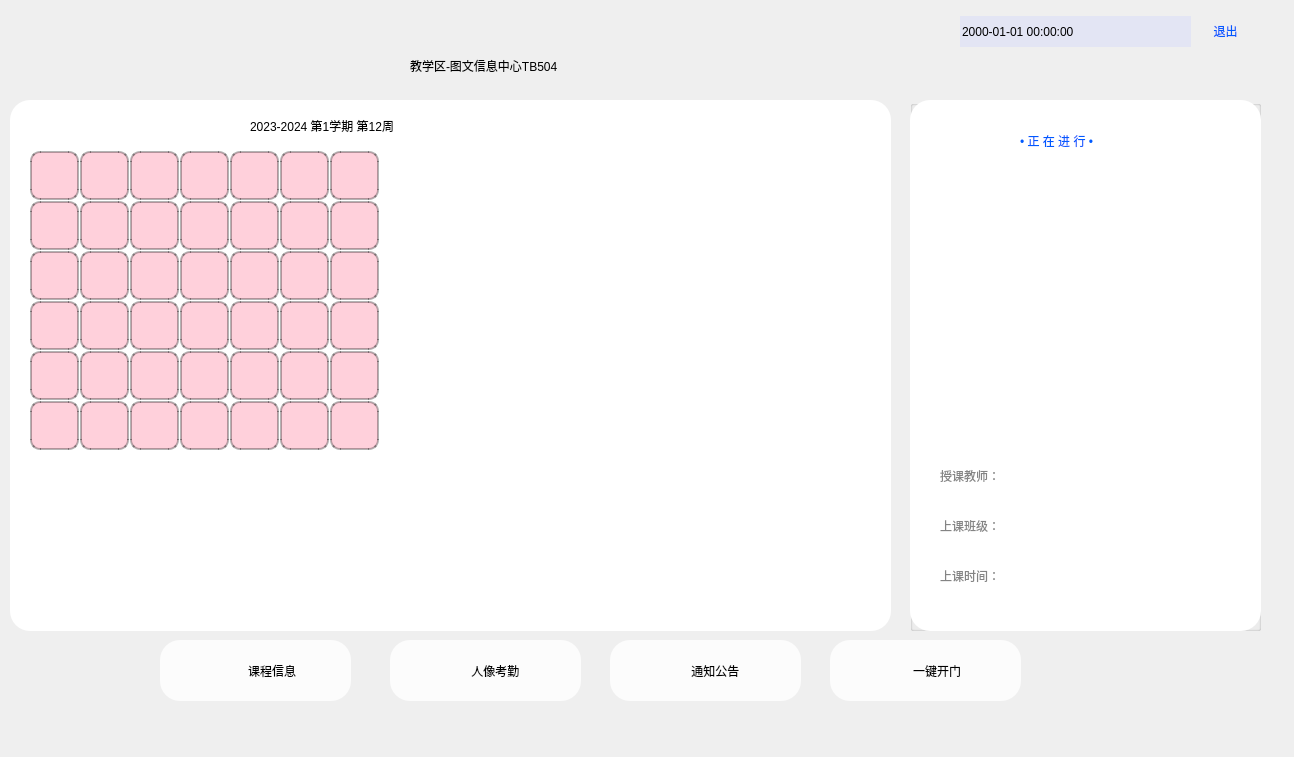
<?xml version="1.0" encoding="UTF-8"?>
<ui version="4.0">
 <class>window_classInfor</class>
 <widget class="QMainWindow" name="window_classInfor">
  <property name="geometry">
   <rect>
    <x>0</x>
    <y>0</y>
    <width>1294</width>
    <height>757</height>
   </rect>
  </property>
  <property name="windowTitle">
   <string>window_classInfor</string>
  </property>
  <widget class="QWidget" name="centralwidget">
   <property name="styleSheet">
    <string notr="true"/>
   </property>
   <widget class="QLabel" name="label_background">
    <property name="enabled">
     <bool>true</bool>
    </property>
    <property name="geometry">
     <rect>
      <x>0</x>
      <y>0</y>
      <width>1280</width>
      <height>720</height>
     </rect>
    </property>
    <property name="styleSheet">
     <string notr="true">QLabel {
background-image: url('resource/background2.jpg');
border-radius: 15px;
}</string>
    </property>
    <property name="text">
     <string/>
    </property>
    <property name="scaledContents">
     <bool>false</bool>
    </property>
   </widget>
   <widget class="QLabel" name="label_logo">
    <property name="geometry">
     <rect>
      <x>0</x>
      <y>10</y>
      <width>191</width>
      <height>41</height>
     </rect>
    </property>
    <property name="styleSheet">
     <string notr="true">
border-radius:15px;</string>
    </property>
    <property name="text">
     <string/>
    </property>
    <property name="pixmap">
     <pixmap>resource/logo2.png</pixmap>
    </property>
    <property name="scaledContents">
     <bool>true</bool>
    </property>
   </widget>
   <widget class="QPushButton" name="BT_exit">
    <property name="geometry">
     <rect>
      <x>1200</x>
      <y>10</y>
      <width>51</width>
      <height>41</height>
     </rect>
    </property>
    <property name="styleSheet">
     <string notr="true">QPushButton{
border-radius:20px;
font: 16pt &quot;楷体&quot; blod;
color: rgb(0, 90, 255);
}

</string>
    </property>
    <property name="text">
     <string>退出</string>
    </property>
   </widget>
   <widget class="QGroupBox" name="groupBox_1">
    <property name="geometry">
     <rect>
      <x>10</x>
      <y>100</y>
      <width>881</width>
      <height>531</height>
     </rect>
    </property>
    <property name="styleSheet">
     <string notr="true">border-radius:20px;
background-color: rgb(255, 255, 255);</string>
    </property>
    <property name="title">
     <string/>
    </property>
    <widget class="QTableWidget" name="tableWidget">
     <property name="geometry">
      <rect>
       <x>20</x>
       <y>51</y>
       <width>831</width>
       <height>461</height>
      </rect>
     </property>
     <property name="font">
      <font>
       <family>微软雅黑 blod</family>
       <pointsize>10</pointsize>
       <weight>50</weight>
       <italic>false</italic>
       <bold>false</bold>
      </font>
     </property>
     <property name="toolTip">
      <string>&lt;html&gt;&lt;head/&gt;&lt;body&gt;&lt;p&gt;&lt;br/&gt;&lt;/p&gt;&lt;/body&gt;&lt;/html&gt;</string>
     </property>
     <property name="styleSheet">
      <string notr="true">QTableWidget::item::selected
{     
    background:rgba(0,170,255,0.4);
}

QTableWidget::item {
	
	background-color: rgba(255, 138, 165,0.4);
	border-radius: 10px;
    border: 2px solid rgba(0,0,0,0.3);
}

QTableWidget{font: 10pt &quot;微软雅黑&quot; blod;}
 </string>
     </property>
     <property name="editTriggers">
      <set>QAbstractItemView::NoEditTriggers</set>
     </property>
     <property name="showGrid">
      <bool>true</bool>
     </property>
     <property name="gridStyle">
      <enum>Qt::NoPen</enum>
     </property>
     <property name="rowCount">
      <number>6</number>
     </property>
     <property name="columnCount">
      <number>7</number>
     </property>
     <attribute name="horizontalHeaderVisible">
      <bool>false</bool>
     </attribute>
     <attribute name="horizontalHeaderDefaultSectionSize">
      <number>50</number>
     </attribute>
     <attribute name="verticalHeaderVisible">
      <bool>false</bool>
     </attribute>
     <attribute name="verticalHeaderDefaultSectionSize">
      <number>50</number>
     </attribute>
     <row>
      <property name="text">
       <string>New Row</string>
      </property>
     </row>
     <row>
      <property name="text">
       <string>New Row</string>
      </property>
     </row>
     <row>
      <property name="text">
       <string>New Row</string>
      </property>
     </row>
     <row>
      <property name="text">
       <string>New Row</string>
      </property>
     </row>
     <row>
      <property name="text">
       <string>New Row</string>
      </property>
     </row>
     <row>
      <property name="text">
       <string>New Row</string>
      </property>
     </row>
     <column/>
     <column/>
     <column/>
     <column/>
     <column/>
     <column/>
     <column/>
    </widget>
    <widget class="QLabel" name="label">
     <property name="geometry">
      <rect>
       <x>240</x>
       <y>0</y>
       <width>371</width>
       <height>51</height>
      </rect>
     </property>
     <property name="styleSheet">
      <string notr="true">font: 20pt &quot;华文中宋&quot; blod;</string>
     </property>
     <property name="text">
      <string>2023-2024 第1学期 第12周</string>
     </property>
    </widget>
   </widget>
   <widget class="QGroupBox" name="groupBox_2">
    <property name="geometry">
     <rect>
      <x>910</x>
      <y>100</y>
      <width>351</width>
      <height>531</height>
     </rect>
    </property>
    <property name="title">
     <string/>
    </property>
    <widget class="QLabel" name="label_background2">
     <property name="geometry">
      <rect>
       <x>0</x>
       <y>0</y>
       <width>351</width>
       <height>531</height>
      </rect>
     </property>
     <property name="styleSheet">
      <string notr="true">QLabel {
border-radius:20px;
background-color: rgb(255, 255, 255);
}</string>
     </property>
     <property name="text">
      <string/>
     </property>
     <property name="scaledContents">
      <bool>false</bool>
     </property>
    </widget>
    <widget class="QLabel" name="label_2">
     <property name="geometry">
      <rect>
       <x>110</x>
       <y>20</y>
       <width>151</width>
       <height>41</height>
      </rect>
     </property>
     <property name="styleSheet">
      <string notr="true">border-radius:20px;
font: 75 16pt &quot;微软雅黑&quot;;
color: rgb(0, 90, 255);</string>
     </property>
     <property name="text">
      <string>• 正 在 进 行 •</string>
     </property>
    </widget>
    <widget class="QLabel" name="label_course">
     <property name="geometry">
      <rect>
       <x>20</x>
       <y>60</y>
       <width>321</width>
       <height>41</height>
      </rect>
     </property>
     <property name="styleSheet">
      <string notr="true">
font: 75 16pt &quot;微软雅黑&quot;;</string>
     </property>
     <property name="text">
      <string/>
     </property>
     <property name="alignment">
      <set>Qt::AlignCenter</set>
     </property>
    </widget>
    <widget class="QLabel" name="label_image">
     <property name="geometry">
      <rect>
       <x>100</x>
       <y>120</y>
       <width>180</width>
       <height>180</height>
      </rect>
     </property>
     <property name="styleSheet">
      <string notr="true"/>
     </property>
     <property name="text">
      <string/>
     </property>
     <property name="scaledContents">
      <bool>true</bool>
     </property>
    </widget>
    <widget class="QLabel" name="label_4">
     <property name="geometry">
      <rect>
       <x>30</x>
       <y>360</y>
       <width>71</width>
       <height>31</height>
      </rect>
     </property>
     <property name="styleSheet">
      <string notr="true">font: 75 10pt &quot;微软雅黑&quot;;

color: rgb(132, 132, 132);</string>
     </property>
     <property name="text">
      <string>授课教师：</string>
     </property>
    </widget>
    <widget class="QLabel" name="label_teacher">
     <property name="geometry">
      <rect>
       <x>110</x>
       <y>360</y>
       <width>221</width>
       <height>31</height>
      </rect>
     </property>
     <property name="styleSheet">
      <string notr="true">font: 75 11pt &quot;微软雅黑&quot;;
</string>
     </property>
     <property name="text">
      <string/>
     </property>
    </widget>
    <widget class="QLabel" name="label_5">
     <property name="geometry">
      <rect>
       <x>30</x>
       <y>410</y>
       <width>71</width>
       <height>31</height>
      </rect>
     </property>
     <property name="styleSheet">
      <string notr="true">font: 75 10pt &quot;微软雅黑&quot;;

color: rgb(132, 132, 132);</string>
     </property>
     <property name="text">
      <string>上课班级：</string>
     </property>
    </widget>
    <widget class="QLabel" name="label_Class">
     <property name="geometry">
      <rect>
       <x>110</x>
       <y>410</y>
       <width>221</width>
       <height>31</height>
      </rect>
     </property>
     <property name="styleSheet">
      <string notr="true">font: 75 10pt &quot;微软雅黑&quot;;
</string>
     </property>
     <property name="text">
      <string/>
     </property>
    </widget>
    <widget class="QLabel" name="label_6">
     <property name="geometry">
      <rect>
       <x>30</x>
       <y>460</y>
       <width>71</width>
       <height>31</height>
      </rect>
     </property>
     <property name="styleSheet">
      <string notr="true">font: 75 10pt &quot;微软雅黑&quot;;

color: rgb(132, 132, 132);</string>
     </property>
     <property name="text">
      <string>上课时间：</string>
     </property>
    </widget>
    <widget class="QLabel" name="label_ClassTime">
     <property name="geometry">
      <rect>
       <x>110</x>
       <y>460</y>
       <width>221</width>
       <height>31</height>
      </rect>
     </property>
     <property name="styleSheet">
      <string notr="true">font: 75 11pt &quot;微软雅黑&quot;;
</string>
     </property>
     <property name="text">
      <string/>
     </property>
    </widget>
   </widget>
   <widget class="QLabel" name="label_info">
    <property name="geometry">
     <rect>
      <x>410</x>
      <y>40</y>
      <width>481</width>
      <height>51</height>
     </rect>
    </property>
    <property name="styleSheet">
     <string notr="true">
font: 75 24pt &quot;微软雅黑&quot;;</string>
    </property>
    <property name="text">
     <string>教学区-图文信息中心TB504</string>
    </property>
   </widget>
   <widget class="QDateTimeEdit" name="dateTimeEdit">
    <property name="geometry">
     <rect>
      <x>960</x>
      <y>16</y>
      <width>231</width>
      <height>31</height>
     </rect>
    </property>
    <property name="styleSheet">
     <string notr="true">border-radius:20px;
font: 16pt &quot;幼圆&quot; blod;
background-color: rgb(227, 229, 244);
</string>
    </property>
    <property name="wrapping">
     <bool>false</bool>
    </property>
    <property name="frame">
     <bool>false</bool>
    </property>
    <property name="readOnly">
     <bool>true</bool>
    </property>
    <property name="buttonSymbols">
     <enum>QAbstractSpinBox::NoButtons</enum>
    </property>
    <property name="keyboardTracking">
     <bool>false</bool>
    </property>
    <property name="displayFormat">
     <string>yyyy-MM-dd HH:mm:ss</string>
    </property>
   </widget>
   <widget class="QPushButton" name="BT_1">
    <property name="geometry">
     <rect>
      <x>160</x>
      <y>640</y>
      <width>191</width>
      <height>61</height>
     </rect>
    </property>
    <property name="toolTip">
     <string>&lt;html&gt;&lt;head/&gt;&lt;body&gt;&lt;p&gt;&lt;br/&gt;&lt;/p&gt;&lt;/body&gt;&lt;/html&gt;</string>
    </property>
    <property name="styleSheet">
     <string notr="true">QPushButton {
image: url('resource/classinfor.png');
background-color: rgba(255, 255, 255, 0.8);
border-radius: 20px;
font: 75 16pt &quot;微软雅黑&quot;;
}

QPushButton:hover{background:rgba(255,255,255,1.0);}</string>
    </property>
    <property name="text">
     <string>          课程信息</string>
    </property>
   </widget>
   <widget class="QPushButton" name="BT_2">
    <property name="geometry">
     <rect>
      <x>390</x>
      <y>640</y>
      <width>191</width>
      <height>61</height>
     </rect>
    </property>
    <property name="styleSheet">
     <string notr="true">QPushButton {
image: url('resource/check.png');
background-color: rgba(255, 255, 255, 0.8);
border-radius: 20px;
font: 75 16pt &quot;微软雅黑&quot;;
}

QPushButton:hover{background:rgba(255,255,255,1.0);}</string>
    </property>
    <property name="text">
     <string>      人像考勤</string>
    </property>
   </widget>
   <widget class="QPushButton" name="BT_3">
    <property name="geometry">
     <rect>
      <x>610</x>
      <y>640</y>
      <width>191</width>
      <height>61</height>
     </rect>
    </property>
    <property name="styleSheet">
     <string notr="true">QPushButton {
image: url('resource/notice.png');
background-color: rgba(255, 255, 255, 0.8);
border-radius: 20px;
font: 75 16pt &quot;微软雅黑&quot;;
}

QPushButton:hover{background:rgba(255,255,255,1.0);}</string>
    </property>
    <property name="text">
     <string>      通知公告</string>
    </property>
   </widget>
   <widget class="QPushButton" name="BT_4">
    <property name="geometry">
     <rect>
      <x>830</x>
      <y>640</y>
      <width>191</width>
      <height>61</height>
     </rect>
    </property>
    <property name="styleSheet">
     <string notr="true">QPushButton {
image: url('resource/opendoor.png');
background-color: rgba(255, 255, 255, 0.8);
border-radius: 20px;
font: 75 16pt &quot;微软雅黑&quot;;
}

QPushButton:hover{background:rgba(255,255,255,1.0);}</string>
    </property>
    <property name="text">
     <string>       一键开门</string>
    </property>
   </widget>
   <zorder>label_background</zorder>
   <zorder>label_logo</zorder>
   <zorder>BT_exit</zorder>
   <zorder>groupBox_1</zorder>
   <zorder>label_info</zorder>
   <zorder>dateTimeEdit</zorder>
   <zorder>groupBox_2</zorder>
   <zorder>BT_1</zorder>
   <zorder>BT_2</zorder>
   <zorder>BT_3</zorder>
   <zorder>BT_4</zorder>
  </widget>
 </widget>
 <resources/>
 <connections/>
</ui>
